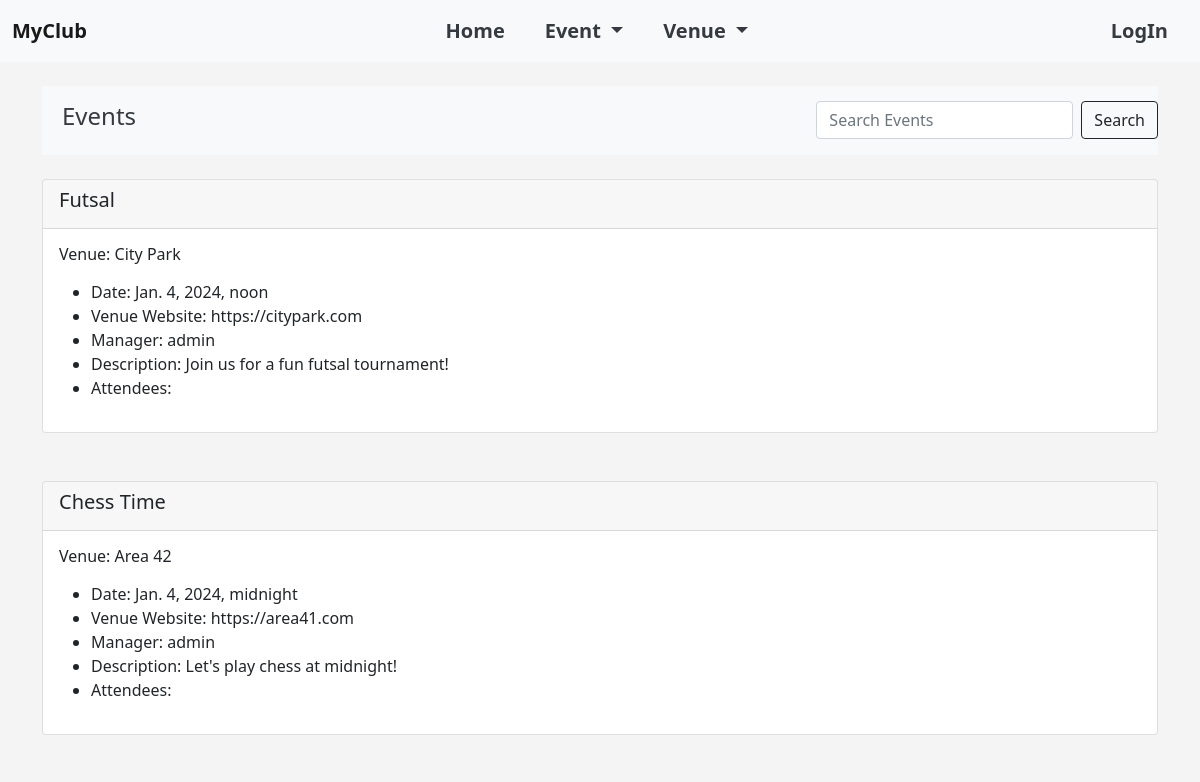
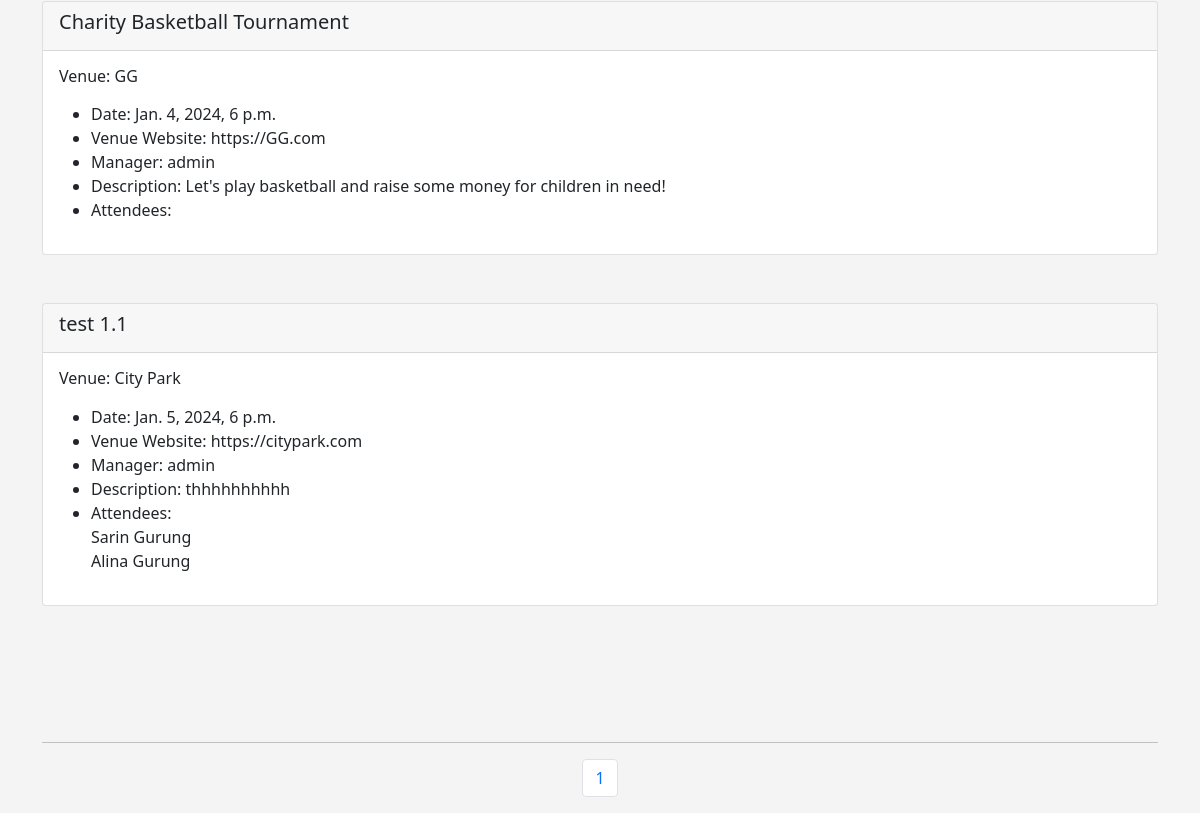
The page /events on the database as committed earlier (2 pictures, top to bottom).
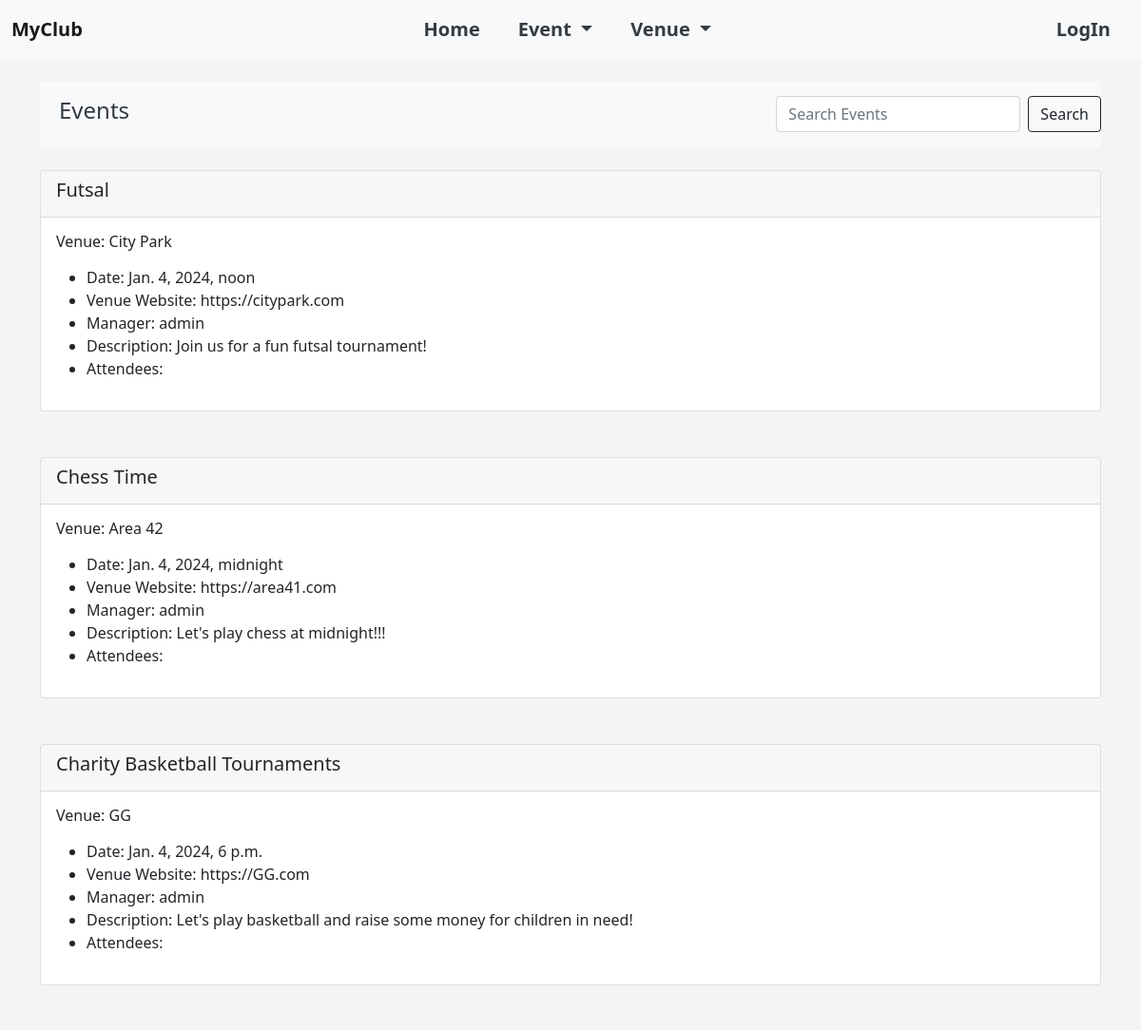
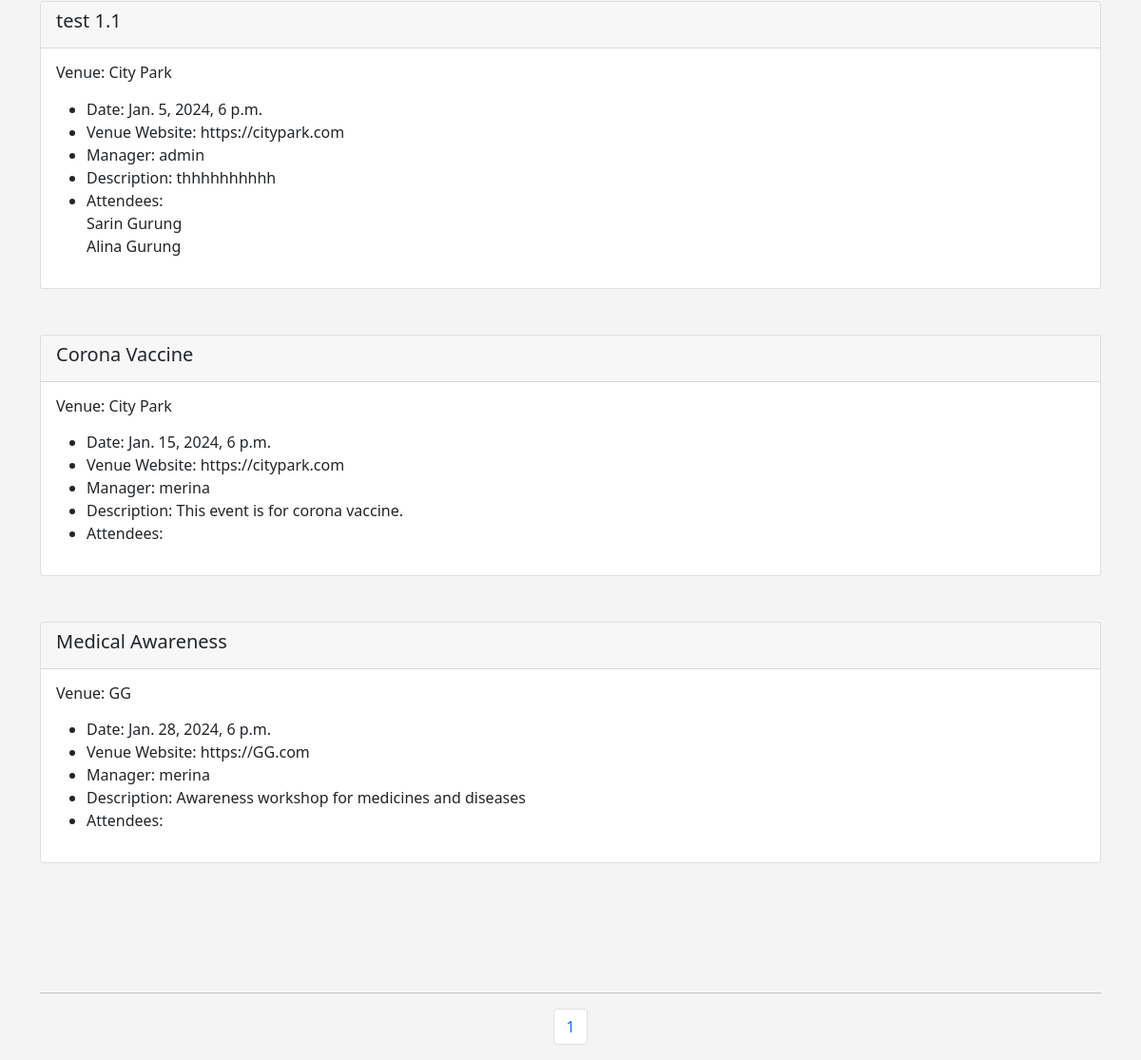
The same page on the database as committed later (2 pictures, top to bottom).
### events/models.py (models this page shows)
class Event(models.Model):
	name = models.CharField('Event Name', max_length=120)
	event_date = models.DateTimeField('Event Date')
	venue = models.ForeignKey(Venue, blank=True, null=True, on_delete=models.CASCADE)
	manager = models.ForeignKey(User, blank=True, null=True, on_delete=models.SET_NULL)
	description = models.TextField(blank=True)
	attendees = models.ManyToManyField(MyClubUser, blank=True)
	def __str__(self):
		return self.name

class Venue(models.Model):
	name = models.CharField('Venue Name', max_length=120)
	address = models.CharField(max_length=300)
	zip_code = models.CharField('Zip Code', max_length=15)
	phone = models.CharField('Contact Phone', max_length=25, blank=True)
	web = models.URLField('Website Address', blank=True)
	email_address = models.EmailField('Email Address', blank=True)
	owner = models.IntegerField("Venue Owner", blank=False, default=1)
	def __str__(self):
		return self.name

class MyClubUser(models.Model):
	first_name = models.CharField(max_length=30)
	last_name = models.CharField(max_length=30)
	email = models.EmailField('User Email')
	def __str__(self):
		return self.first_name + ' ' + self.last_name

### events/views.py (the view)
# urls.py: path('events', views.all_events, name="list-events"),
def all_events(request):
	event_list = Event.objects.all().order_by('event_date')
	p = Paginator(Event.objects.all(), 10)
	page = request.GET.get('page')
	events = p.get_page(page)
	nums = "a" * events.paginator.num_pages
	return render(request, 'events/event_list.html',
		{'event_list': event_list, 'events': events, 'nums':nums})

### events/templates/events/event_list.html (shortened to what this page needs)
{% extends 'events/base.html' %}
{% block content %}
	<nav class="navbar navbar-expand-lg navbar-light bg-light">
	    <div class="collapse navbar-collapse" id="navbarSupportedContent">
	      <ul class="navbar-nav me-auto mb-2 mb-lg-0">
	        <li class="nav-item">
	          <a class="nav-link" href="{% url 'list-events' %}"><h4>Events</h4></a>
	        </li>
	      </ul>
	      <form class="d-flex" method=POST action="{% url 'search_events' %}">
	        <input class="form-control me-2" type="search" placeholder="Search Events" aria-label="Search" name="searched">
	        <button class="btn btn-outline-dark btn-light" type="submit">Search</button>
	      </form>
	  	</div>
	</nav>
	<br>
	{% for event in events %}
		<div class="card">
		  <div class="card-header">
		    <h5>{{event}}</h5>
		  </div>
		  <div class="card-body">
		    <h6 class="card-title">Venue: {{ event.venue }}</h6>
		    <p class="card-text">
		    	<ul>
					<li>Date: {{ event.event_date }}</li>
					<li>Venue Website: {{ event.venue.web }}</li>
					<li>Manager: {{ event.manager }}</li>
					<li>Description: {{ event.description }}</li>
					<li>Attendees:<br>
					{% for user in event.attendees.all %}
							{{ user }}<br>
					{% endfor%}
					</li>
				</ul>
		    </p>
		  </div>
		</div>
		<br><br>
	{% endfor%}
	<br><br><br>
	<hr>
	<nav aria-label="Page navigation example">
		<ul class="pagination justify-content-center">
			{% for i in nums %}
				<li class="page-item">
					<a class="page-link" href="?page={{ forloop.counter }}">{{ forloop.counter }}</a>
				</li>
			{% endfor %}
		</ul>
	</nav>
{% endblock %}

### events/templates/events/base.html (shortened to what this page needs)
<!doctype html>
<html lang="en">
  <head>
    <link href="https://cdn.jsdelivr.net/npm/bootstrap@5.0.2/dist/css/bootstrap.min.css" rel="stylesheet">
  </head>
  <body>
  	{% include 'events/navbar.html' %}
  	<br>
    <div class="container">
    	{% block content %}
  	  {% endblock %}
    </div>
  </body>
</html>

### events/templates/events/navbar.html (shortened to what this page needs)
<nav class="navbar navbar-expand-lg navbar-light bg-light sticky-top text-center">
  <div class="container-fluid">
    <a class="navbar-brand" href="{% url 'home' %}"><strong>MyClub</strong></a>
    <div class="collapse navbar-collapse" id="navbarSupportedContent">
      <ul class="navbar-nav mx-auto mb-2 mb-lg-0">
        <li class="nav-item">
          <a class="nav-link" href="{% url 'home' %}">Home</a>
        </li>
        <li class="nav-item dropdown">
          <a class="nav-link dropdown-toggle" href="#" id="navbarDropdown" role="button" data-bs-toggle="dropdown" aria-expanded="false">
            Event
          </a>
        </li>
        <li class="nav-item dropdown">
          <a class="nav-link dropdown-toggle" href="#" id="navbarDropdown" role="button" data-bs-toggle="dropdown" aria-expanded="false">
            Venue
          </a>
        </li>
      </ul>
    </div>
    <div class="ms-auto">
      <ul class="navbar-nav">
        {% if user.is_authenticated %}
          <li class="nav-item">
            <a class="nav-link" href="{% url 'logout' %}">LogOut</a>
          </li>
        {% else %}
          <li class="nav-item">
            <a class="nav-link" href="{% url 'login' %}">LogIn</a>
          </li>
        {% endif %}
      </ul>
    </div>
  </div>
</nav>

### events/templates/events/base.html (style rules this page uses)
body { background: #f4f4f4; }

### events/templates/events/navbar.html (style rules this page uses)
.navbar-nav .nav-item a.nav-link { font-size: 20px; font-weight: bold; color: #343a40; padding-left: 20px; padding-right: 20px; }

Rows that differ between the two databases and show on the page:
changed Event "Chess Time": description "Let's play chess at midnight!" → "Let's play chess at midnight!!!"
changed Event "Let's play basketball and raise some money for children in need!": name "Charity Basketball Tournament" → "Charity Basketball Tournaments"
added Event: name "Corona Vaccine", venue "City Park", event_date "Jan. 15, 2024, 6 p.m.", venue.web "https://citypark.com", manager "merina", description "This event is for corona vaccine."
added Event: name "Medical Awareness", venue "GG", event_date "Jan. 28, 2024, 6 p.m.", venue.web "https://GG.com", manager "merina", description "Awareness workshop for medicines and diseases"
